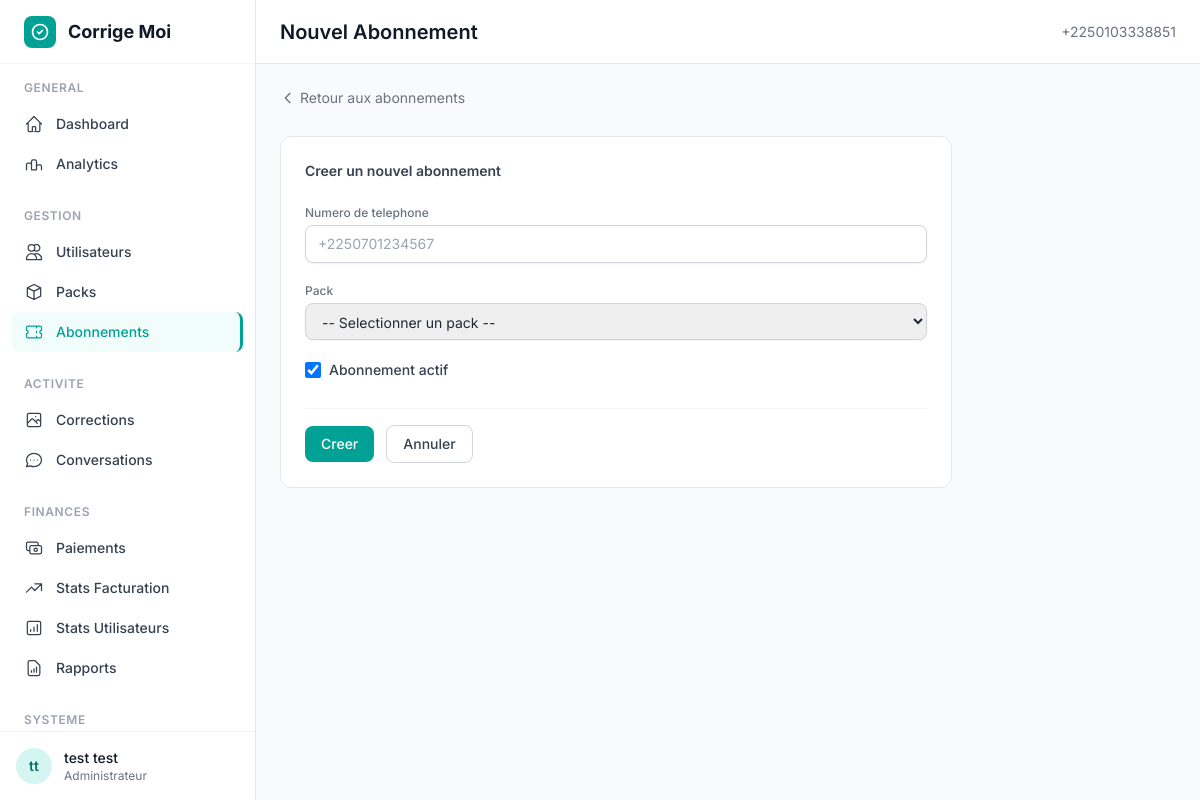
Screenshot of /custom-admin/subscription/create/ (signed in) with the database file from the repository.
### authentification/models.py (models this page shows, shortened)
class CustomUser(AbstractBaseUser, PermissionsMixin):
    phone_number = models.CharField(
        max_length=15,
        unique=True,
        error_messages={
            'unique': _("Un utilisateur avec ce numéro de téléphone existe déjà.")
        }
    )
    email = models.EmailField(blank=True, null=True)
    first_name = models.CharField(max_length=50)
    last_name = models.CharField(max_length=50)
    is_active = models.BooleanField(default=True)
    is_staff = models.BooleanField(default=False)
    is_verified = models.BooleanField(default=False)
    country = models.CharField(max_length=100, blank=True, null=True)
    school_level = models.CharField(max_length=100, blank=True, null=True)
    institution = models.CharField(max_length=200, blank=True, null=True)
    age = models.PositiveIntegerField(blank=True, null=True)
    date_joined = models.DateTimeField(default=timezone.now)
    USERNAME_FIELD = 'phone_number'
    REQUIRED_FIELDS = ['first_name', 'last_name']
    objects = CustomUserManager()

### custom_admin/views.py (the view, shortened to what this page needs)
# urls.py: path('subscription/create/', views.admin_subscription_create, name='subscription_create'),
@login_required
def admin_subscription_create(request):
    users = CustomUser.objects.all()
    packs = Pack.objects.filter(is_active=True)
    return render(request, 'custom_admin/admin/subscription_create.html', {
        'users': users,
        'packs': packs,
    })

### custom_admin/templates/custom_admin/admin/subscription_create.html (shortened to what this page needs)
{% extends "custom_admin/base_admin.html" %}
{% block page_title %}Nouvel Abonnement{% endblock %}
{% block content %}
<div class="mb-6">
    <a href="{% url 'custom_admin:subscriptions' %}" class="inline-flex items-center gap-1 text-sm text-gray-500 hover:text-brand-500 transition-colors">
        <svg class="w-4 h-4" fill="none" viewBox="0 0 24 24" stroke="currentColor"><path stroke-linecap="round" stroke-linejoin="round" stroke-width="2" d="M15 19l-7-7 7-7"/></svg>
        Retour aux abonnements
    </a>
</div>
<div class="max-w-2xl">
    <div class="bg-white rounded-xl border border-gray-200 p-6">
        <h3 class="text-sm font-semibold text-gray-700 mb-6">Creer un nouvel abonnement</h3>
        <form method="post">
            <div class="space-y-5 mb-6">
                <div>
                    <label for="phone_number" class="block text-xs font-medium text-gray-500 mb-1">Numero de telephone</label>
                    <input type="text" id="phone_number" name="phone_number" placeholder="+2250701234567" required
                           class="block w-full rounded-lg border-gray-300 shadow-sm focus:border-brand-500 focus:ring-brand-500 text-sm px-3 py-2 border">
                </div>
                <div>
                    <label for="pack" class="block text-xs font-medium text-gray-500 mb-1">Pack</label>
                    <select id="pack" name="pack" required
                            class="block w-full rounded-lg border-gray-300 shadow-sm focus:border-brand-500 focus:ring-brand-500 text-sm px-3 py-2 border">
                        <option value="">-- Selectionner un pack --</option>
                    </select>
                </div>
                <div>
                    <label class="inline-flex items-center gap-2 cursor-pointer">
                        <input type="checkbox" name="is_active" value="1" checked
                               class="w-4 h-4 rounded border-gray-300 text-brand-500 focus:ring-brand-500">
                        <span class="text-sm font-medium text-gray-700">Abonnement actif</span>
                    </label>
                </div>
            </div>
            <div class="flex items-center gap-3 pt-4 border-t border-gray-100">
                <button type="submit"
                        class="bg-brand-500 hover:bg-brand-600 text-white font-medium py-2 px-4 rounded-lg transition-colors text-sm">
                    Creer
                </button>
                <a href="{% url 'custom_admin:subscriptions' %}"
                   class="inline-flex items-center px-4 py-2 text-sm font-medium text-gray-700 bg-white border border-gray-300 rounded-lg hover:bg-gray-50 transition-colors">
                    Annuler
                </a>
            </div>
        </form>
    </div>
</div>
{% endblock %}

### custom_admin/templates/custom_admin/base_admin.html (shortened to what this page needs)
{% load static %}
<!DOCTYPE html>
<html lang="fr" class="h-full">
<head>
    <script src="https://cdn.tailwindcss.com"></script>
</head>
<body class="h-full bg-gray-50 font-sans text-gray-800 antialiased">
    <div class="flex h-screen overflow-hidden">
        <aside id="sidebar" class="hidden lg:flex lg:flex-shrink-0">
            <div class="flex flex-col w-64 bg-white border-r border-gray-200">
                <div class="flex items-center h-16 px-6 border-b border-gray-100">
                    <div class="flex items-center gap-3">
                        <div class="w-8 h-8 rounded-lg bg-brand-500 flex items-center justify-center">
                            <svg class="w-5 h-5 text-white" fill="none" viewBox="0 0 24 24" stroke="currentColor"><path stroke-linecap="round" stroke-linejoin="round" stroke-width="2" d="M9 12l2 2 4-4m6 2a9 9 0 11-18 0 9 9 0 0118 0z"/></svg>
                        </div>
                        <span class="text-lg font-bold text-gray-900">Corrige Moi</span>
                    </div>
                </div>
                <nav class="flex-1 overflow-y-auto py-4 px-3 scrollbar-thin">
                    <div class="mb-6">
                        <p class="px-3 mb-2 text-xs font-semibold text-gray-400 uppercase tracking-wider">General</p>
                        <a href="{% url 'custom_admin:dashboard' %}" class="sidebar-link flex items-center gap-3 px-3 py-2.5 text-sm font-medium text-gray-700 rounded-lg ">
                            <svg class="w-5 h-5" fill="none" viewBox="0 0 24 24" stroke="currentColor"><path stroke-linecap="round" stroke-linejoin="round" stroke-width="1.5" d="M3 12l2-2m0 0l7-7 7 7M5 10v10a1 1 0 001 1h3m10-11l2 2m-2-2v10a1 1 0 01-1 1h-3m-4 0a1 1 0 01-1-1v-4a1 1 0 011-1h2a1 1 0 011 1v4a1 1 0 01-1 1"/></svg>
                            Dashboard
                        </a>
                        <a href="{% url 'custom_admin:analytics' %}" class="sidebar-link flex items-center gap-3 px-3 py-2.5 text-sm font-medium text-gray-700 rounded-lg ">
                            <svg class="w-5 h-5" fill="none" viewBox="0 0 24 24" stroke="currentColor"><path stroke-linecap="round" stroke-linejoin="round" stroke-width="1.5" d="M9 19v-6a2 2 0 00-2-2H5a2 2 0 00-2 2v6m6 0h6m-6 0V9a2 2 0 012-2h2a2 2 0 012 2v10m6 0v-4a2 2 0 00-2-2h-2a2 2 0 00-2 2v4"/></svg>
                            Analytics
                        </a>
                    </div>
                    <div class="mb-6">
                        <p class="px-3 mb-2 text-xs font-semibold text-gray-400 uppercase tracking-wider">Gestion</p>
                        <a href="{% url 'custom_admin:users' %}" class="sidebar-link flex items-center gap-3 px-3 py-2.5 text-sm font-medium text-gray-700 rounded-lg {% if 'user' in request.resolver_match.url_name %}active{% endif %}">
                            <svg class="w-5 h-5" fill="none" viewBox="0 0 24 24" stroke="currentColor"><path stroke-linecap="round" stroke-linejoin="round" stroke-width="1.5" d="M12 4.354a4 4 0 110 5.292M15 21H3v-1a6 6 0 0112 0v1zm0 0h6v-1a6 6 0 00-9-5.197M13 7a4 4 0 11-8 0 4 4 0 018 0z"/></svg>
                            Utilisateurs
                        </a>
                        <a href="{% url 'custom_admin:packs' %}" class="sidebar-link flex items-center gap-3 px-3 py-2.5 text-sm font-medium text-gray-700 rounded-lg {% if 'pack' in request.resolver_match.url_name %}active{% endif %}">
                            <svg class="w-5 h-5" fill="none" viewBox="0 0 24 24" stroke="currentColor"><path stroke-linecap="round" stroke-linejoin="round" stroke-width="1.5" d="M20 7l-8-4-8 4m16 0l-8 4m8-4v10l-8 4m0-10L4 7m8 4v10M4 7v10l8 4"/></svg>
                            Packs
                        </a>
                        <a href="{% url 'custom_admin:subscriptions' %}" class="sidebar-link flex items-center gap-3 px-3 py-2.5 text-sm font-medium text-gray-700 rounded-lg {% if 'subscription' in request.resolver_match.url_name %}active{% endif %}">
                            <svg class="w-5 h-5" fill="none" viewBox="0 0 24 24" stroke="currentColor"><path stroke-linecap="round" stroke-linejoin="round" stroke-width="1.5" d="M15 5v2m0 4v2m0 4v2M5 5a2 2 0 00-2 2v3a2 2 0 110 4v3a2 2 0 002 2h14a2 2 0 002-2v-3a2 2 0 110-4V7a2 2 0 00-2-2H5z"/></svg>
                            Abonnements
                        </a>
                    </div>
                    <div class="mb-6">
                        <p class="px-3 mb-2 text-xs font-semibold text-gray-400 uppercase tracking-wider">Activite</p>
                        <a href="{% url 'custom_admin:corrections' %}" class="sidebar-link flex items-center gap-3 px-3 py-2.5 text-sm font-medium text-gray-700 rounded-lg ">
                            <svg class="w-5 h-5" fill="none" viewBox="0 0 24 24" stroke="currentColor"><path stroke-linecap="round" stroke-linejoin="round" stroke-width="1.5" d="M4 16l4.586-4.586a2 2 0 012.828 0L16 16m-2-2l1.586-1.586a2 2 0 012.828 0L20 14m-6-6h.01M6 20h12a2 2 0 002-2V6a2 2 0 00-2-2H6a2 2 0 00-2 2v12a2 2 0 002 2z"/></svg>
                            Corrections
                        </a>
                        <a href="{% url 'custom_admin:conversations' %}" class="sidebar-link flex items-center gap-3 px-3 py-2.5 text-sm font-medium text-gray-700 rounded-lg ">
                            <svg class="w-5 h-5" fill="none" viewBox="0 0 24 24" stroke="currentColor"><path stroke-linecap="round" stroke-linejoin="round" stroke-width="1.5" d="M8 12h.01M12 12h.01M16 12h.01M21 12c0 4.418-4.03 8-9 8a9.863 9.863 0 01-4.255-.949L3 20l1.395-3.72C3.512 15.042 3 13.574 3 12c0-4.418 4.03-8 9-8s9 3.582 9 8z"/></svg>
                            Conversations
                        </a>
                    </div>
                    <div class="mb-6">
                        <p class="px-3 mb-2 text-xs font-semibold text-gray-400 uppercase tracking-wider">Finances</p>
                        <a href="{% url 'custom_admin:payments' %}" class="sidebar-link flex items-center gap-3 px-3 py-2.5 text-sm font-medium text-gray-700 rounded-lg ">
                            <svg class="w-5 h-5" fill="none" viewBox="0 0 24 24" stroke="currentColor"><path stroke-linecap="round" stroke-linejoin="round" stroke-width="1.5" d="M17 9V7a2 2 0 00-2-2H5a2 2 0 00-2 2v6a2 2 0 002 2h2m2 4h10a2 2 0 002-2v-6a2 2 0 00-2-2H9a2 2 0 00-2 2v6a2 2 0 002 2zm7-5a2 2 0 11-4 0 2 2 0 014 0z"/></svg>
                            Paiements
                        </a>
                        <a href="{% url 'custom_admin:billing_stats' %}" class="sidebar-link flex items-center gap-3 px-3 py-2.5 text-sm font-medium text-gray-700 rounded-lg ">
                            <svg class="w-5 h-5" fill="none" viewBox="0 0 24 24" stroke="currentColor"><path stroke-linecap="round" stroke-linejoin="round" stroke-width="1.5" d="M13 7h8m0 0v8m0-8l-8 8-4-4-6 6"/></svg>
                            Stats Facturation
                        </a>
                        <a href="{% url 'custom_admin:user_stats' %}" class="sidebar-link flex items-center gap-3 px-3 py-2.5 text-sm font-medium text-gray-700 rounded-lg ">
                            <svg class="w-5 h-5" fill="none" viewBox="0 0 24 24" stroke="currentColor"><path stroke-linecap="round" stroke-linejoin="round" stroke-width="1.5" d="M16 8v8m-4-5v5m-4-2v2m-2 4h12a2 2 0 002-2V6a2 2 0 00-2-2H6a2 2 0 00-2 2v12a2 2 0 002 2z"/></svg>
                            Stats Utilisateurs
                        </a>
                        <a href="{% url 'custom_admin:reports' %}" class="sidebar-link flex items-center gap-3 px-3 py-2.5 text-sm font-medium text-gray-700 rounded-lg {% if 'report' in request.resolver_match.url_name %}active{% endif %}">
                            <svg class="w-5 h-5" fill="none" viewBox="0 0 24 24" stroke="currentColor"><path stroke-linecap="round" stroke-linejoin="round" stroke-width="1.5" d="M9 17v-2m3 2v-4m3 4v-6m2 10H7a2 2 0 01-2-2V5a2 2 0 012-2h5.586a1 1 0 01.707.293l5.414 5.414a1 1 0 01.293.707V19a2 2 0 01-2 2z"/></svg>
                            Rapports
                        </a>
                    </div>
                    <div>
                        <p class="px-3 mb-2 text-xs font-semibold text-gray-400 uppercase tracking-wider">Systeme</p>
                    </div>
                </nav>
                <div class="p-4 border-t border-gray-100">
                    <div class="flex items-center gap-3">
                        <div class="w-9 h-9 rounded-full bg-brand-100 flex items-center justify-center">
                            <span class="text-sm font-semibold text-brand-700">{{ request.user.first_name|first }}{{ request.user.last_name|first }}</span>
                        </div>
                        <div class="flex-1 min-w-0">
                            <p class="text-sm font-medium text-gray-900 truncate">{{ request.user.first_name }} {{ request.user.last_name }}</p>
                            <p class="text-xs text-gray-500 truncate">Administrateur</p>
                        </div>
                    </div>
                </div>
            </div>
        </aside>
        <div class="flex-1 flex flex-col overflow-hidden">
            <header class="bg-white border-b border-gray-200 h-16 flex items-center justify-between px-6 flex-shrink-0">
                <div class="flex items-center gap-4">
                    <h1 class="text-xl font-semibold text-gray-900">{% block page_title %}Dashboard{% endblock %}</h1>
                </div>
                <div class="flex items-center gap-3">
                    <span class="text-sm text-gray-500">{{ request.user.phone_number }}</span>
                </div>
            </header>
            <main class="flex-1 overflow-y-auto p-6">
                {% block content %}{% endblock %}
            </main>
        </div>
    </div>
</body>
</html>

### custom_admin/templates/custom_admin/base_admin.html (style rules this page uses)
.sidebar-link.active { background-color: #f0fdfa; color: #02A195; border-right: 3px solid #02A195; }

### rows the page displays
CustomUser: user.first_name|first "t", user.last_name|first "t", user.first_name "test", user.last_name "test", user.phone_number "+2250103338851"
